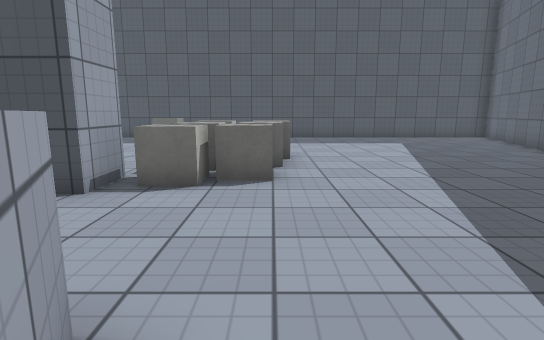
[1] (above)

15 first-person views from a walk through a scene from a Unity 3-D project. The camera is 1.2 m above the floor, tilts 10° down and sees 80° across. The floor is counted in squares, 1 m on a side. Each view is taken from the middle of a square. On the plan, view 1 faces up. The plan holds only what a view shows up to about 14 squares ahead; the rest is blank. The player is left out. Surface patterns are stand-ins for the level's own textures.

[2]
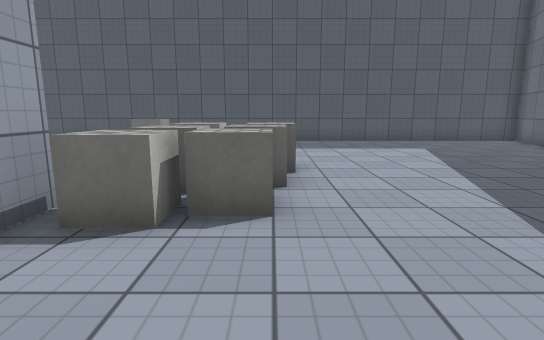

[3]
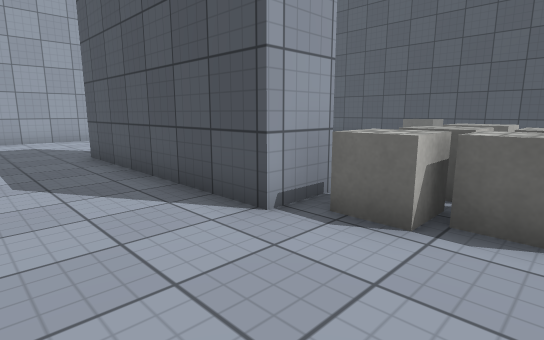

[4]
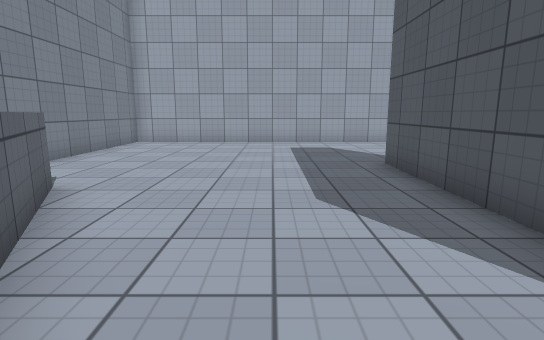

[5]
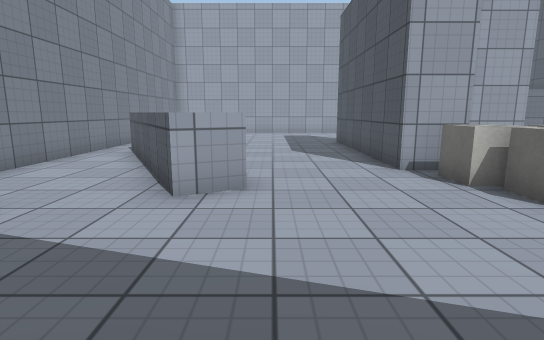

[6]
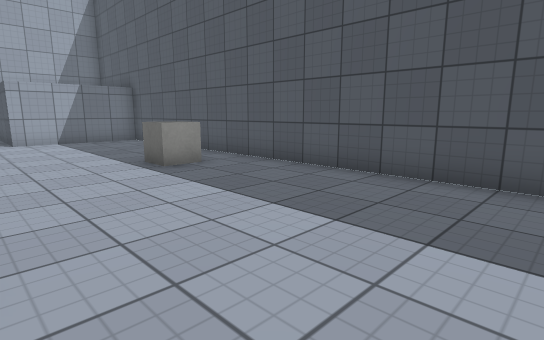

[7]
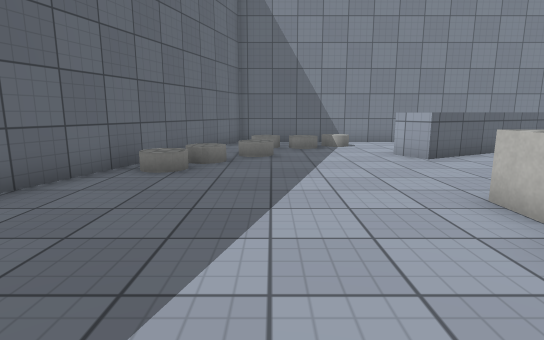

[8]
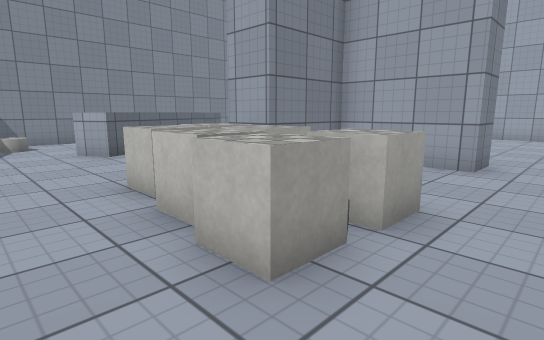

[9]
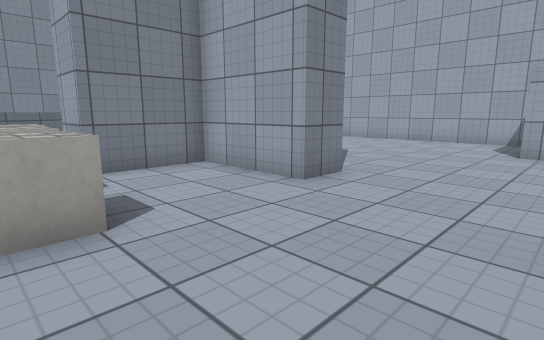

[10]
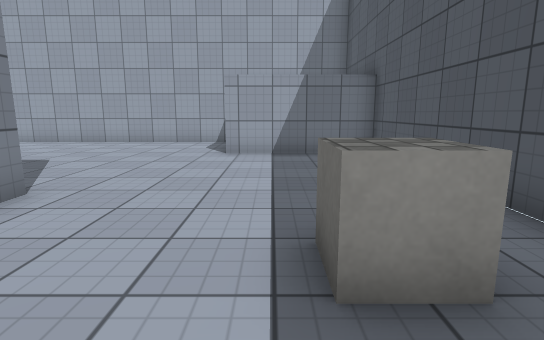

[11]
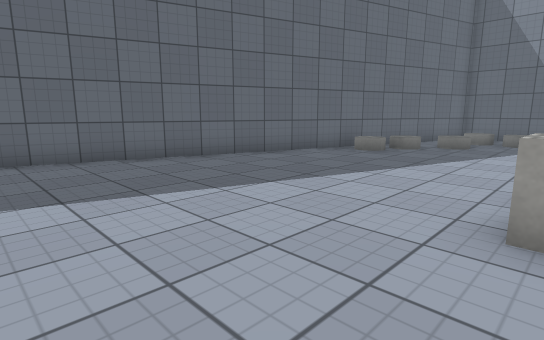

[12]
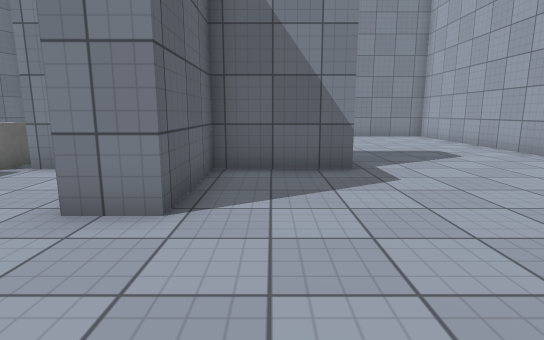

[13]
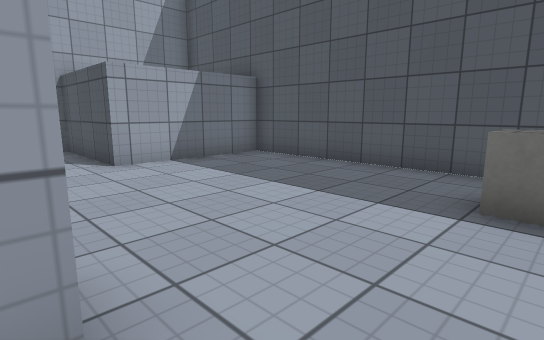

[14]
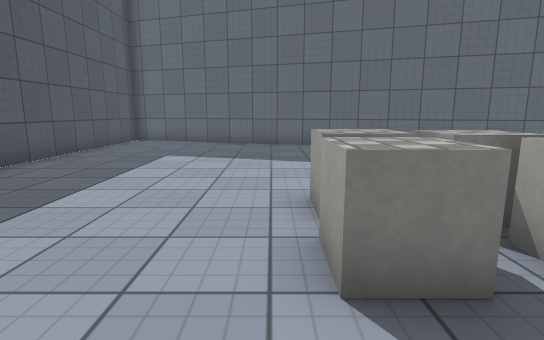

[15]
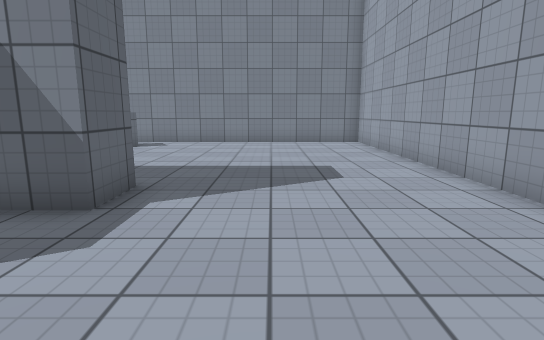

### Floor plan
Key: @ floor where view 1 was taken; # wall or solid block; x gap in a wall; . floor; / step, stairs or slope; ^ raised ledge; C cube; O other object.
Columns run from 16 left of view 1 to 10 right of it. Each row starts with its distance up from view 1.
 16     #######################
 15     #.....................#
 14     #......CC.............#
 13     #.....................#
 12 #####....................##
 11 #........................#
 10 #........................#
  9 #........##...CCC.......##
  8 #........##...CCC.......#
  7 #........##...CCC.......#
  6 #.....########CCC......##
  5 #.....########C........#
  4 #......................#
  3 #....................O##
  2 #.................../O#
  1 #.............^^...//.#
  0 #...........^^^^@../..#
 -1 #.........^^^^....O/.##
 -2 #........^^^.....  /.#
 -3 #........x....... ...#
 -4 #####################

Positions as (right, up) in squares from view 1, and headings:
1: (0, 0), facing up
2: (0, 2), facing up
3: (0, 2), facing up-left
4: (-2, 2), facing left
5: (4, 2), facing left
6: (3, 10), facing up-left
7: (3, 10), facing down
8: (2, 11), facing down-left
9: (-1, 13), facing down-left
10: (-2, 13), facing left
11: (0, 13), facing down-right
12: (-8, 13), facing down
13: (-4, 9), facing up-left
14: (-4, 10), facing right
15: (-12, 10), facing down
